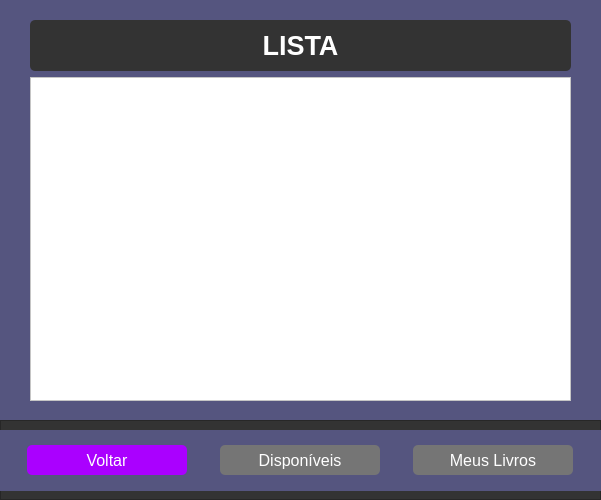
<?xml version="1.0" encoding="UTF-8"?>
<ui version="4.0">
 <class>MainWindow</class>
 <widget class="QMainWindow" name="MainWindow">
  <property name="geometry">
   <rect>
    <x>0</x>
    <y>0</y>
    <width>601</width>
    <height>500</height>
   </rect>
  </property>
  <property name="windowTitle">
   <string>MainWindow</string>
  </property>
  <property name="styleSheet">
   <string notr="true">background-color: rgb(85, 85, 127);</string>
  </property>
  <widget class="QWidget" name="centralwidget">
   <widget class="QWidget" name="horizontalLayoutWidget">
    <property name="geometry">
     <rect>
      <x>0</x>
      <y>430</y>
      <width>601</width>
      <height>61</height>
     </rect>
    </property>
    <layout class="QHBoxLayout" name="horizontalLayout">
     <item>
      <widget class="QPushButton" name="botao_voltar">
       <property name="maximumSize">
        <size>
         <width>160</width>
         <height>30</height>
        </size>
       </property>
       <property name="font">
        <font>
         <pointsize>12</pointsize>
        </font>
       </property>
       <property name="styleSheet">
        <string notr="true">color: white; border-radius: 5px;
background-color: rgb(170, 0, 255);</string>
       </property>
       <property name="text">
        <string>Voltar</string>
       </property>
      </widget>
     </item>
     <item>
      <widget class="QPushButton" name="botao_disponiveis">
       <property name="maximumSize">
        <size>
         <width>160</width>
         <height>30</height>
        </size>
       </property>
       <property name="font">
        <font>
         <pointsize>12</pointsize>
        </font>
       </property>
       <property name="styleSheet">
        <string notr="true"> color: white; border-radius: 5px;
background-color: rgb(117, 117, 117);</string>
       </property>
       <property name="text">
        <string>Disponíveis</string>
       </property>
      </widget>
     </item>
     <item>
      <widget class="QPushButton" name="botao_meusLivros">
       <property name="maximumSize">
        <size>
         <width>160</width>
         <height>30</height>
        </size>
       </property>
       <property name="font">
        <font>
         <pointsize>12</pointsize>
        </font>
       </property>
       <property name="styleSheet">
        <string notr="true"> color: white; border-radius: 5px;
background-color: rgb(117, 117, 117);</string>
       </property>
       <property name="text">
        <string>Meus Livros</string>
       </property>
      </widget>
     </item>
    </layout>
   </widget>
   <widget class="QWidget" name="verticalLayoutWidget">
    <property name="geometry">
     <rect>
      <x>30</x>
      <y>20</y>
      <width>541</width>
      <height>381</height>
     </rect>
    </property>
    <layout class="QVBoxLayout" name="verticalLayout">
     <item>
      <widget class="QLabel" name="label_5">
       <property name="font">
        <font>
         <pointsize>20</pointsize>
         <weight>75</weight>
         <bold>true</bold>
        </font>
       </property>
       <property name="styleSheet">
        <string notr="true">color: white; background-color: #333333; padding: 10px; border-radius: 5px;</string>
       </property>
       <property name="text">
        <string>LISTA</string>
       </property>
       <property name="alignment">
        <set>Qt::AlignCenter</set>
       </property>
      </widget>
     </item>
     <item>
      <widget class="QListWidget" name="listWidget">
       <property name="styleSheet">
        <string notr="true">background-color: rgb(255, 255, 255);</string>
       </property>
      </widget>
     </item>
    </layout>
   </widget>
   <widget class="QFrame" name="frame">
    <property name="geometry">
     <rect>
      <x>0</x>
      <y>420</y>
      <width>601</width>
      <height>80</height>
     </rect>
    </property>
    <property name="styleSheet">
     <string notr="true"> background-color: #333333;</string>
    </property>
    <property name="frameShape">
     <enum>QFrame::StyledPanel</enum>
    </property>
    <property name="frameShadow">
     <enum>QFrame::Raised</enum>
    </property>
   </widget>
   <zorder>frame</zorder>
   <zorder>horizontalLayoutWidget</zorder>
   <zorder>verticalLayoutWidget</zorder>
  </widget>
 </widget>
 <resources/>
 <connections/>
</ui>
